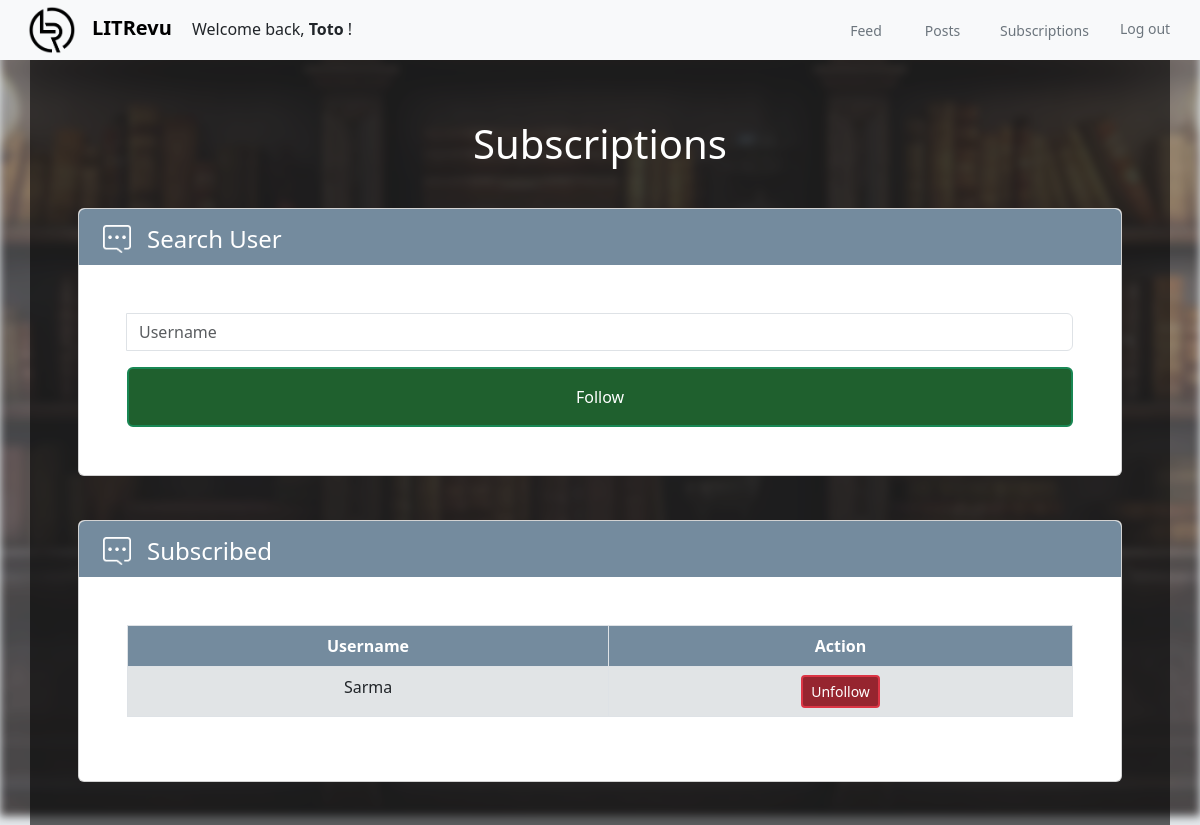
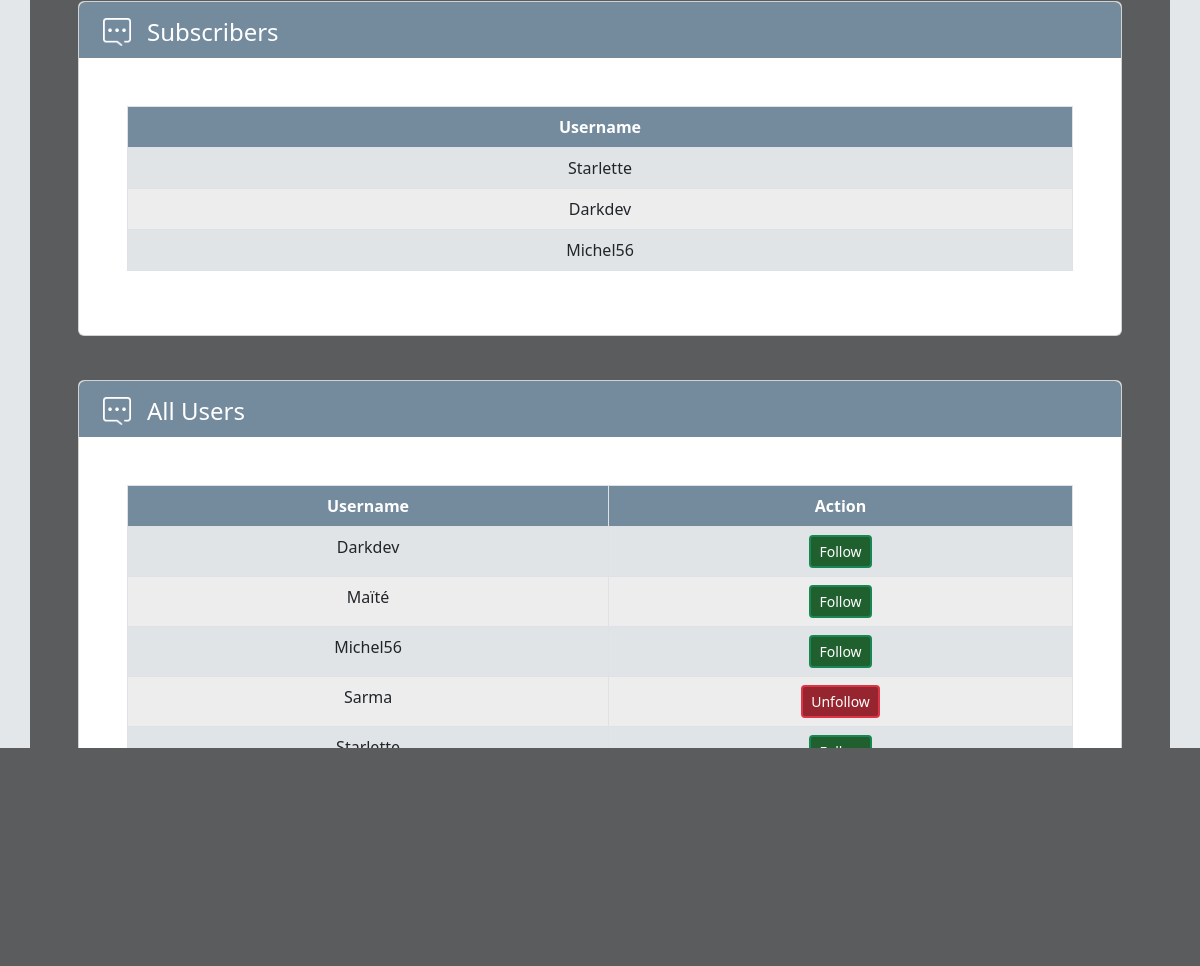
Screenshot of /subscriptions/ (signed in) with the database file from the repository (2 pictures, top to bottom).
### users/models.py (models this page shows, shortened)
class CustomUser(AbstractUser):
    objects = UserManager()

class UserFollows(models.Model):
    user: CustomUser = models.ForeignKey(
            settings.AUTH_USER_MODEL,
            on_delete=models.CASCADE,
            related_name='following'
        )
    followed_user: CustomUser = models.ForeignKey(
            settings.AUTH_USER_MODEL,
            on_delete=models.CASCADE,
            related_name='followed_by'
        )
    class Meta:
        unique_together = ('user', 'followed_user')

### users/views.py (the view)
# urls.py: path('subscriptions/', FollowedUsersView.as_view(), name='subscriptions'),
class FollowedUsersView(LoginRequiredMixin, View):
    def get(self, request, *args, **kwargs):
        user = request.user
        followed_users = UserFollows.objects.filter(user=user)
        followed_user_ids = followed_users.values_list('followed_user_id', flat=True)
        context = {
            'followed_users': followed_users,
            'followed_user_ids': followed_user_ids
        }
        if settings.ALLOW_USER_SEE_ALL_USERS:
            CustomUser = get_user_model()
            all_users = CustomUser.objects.filter(is_superuser=False).exclude(id=user.id).order_by('username')
            context['all_users'] = all_users
        return render(request, 'users/followed_users.html', context)

### users/templates/users/followed_users.html (shortened to what this page needs)
{% extends 'base.html' %}
{% block content %}
<section class="min-vh-100">
	<h1 class="text-white text-center mt-5 pb-3">Subscriptions</h1>
	<div class="container mt-0">
        <section class="py-3">
            <div class="container text-center">
				{% load static %}
				<div class="card mb-4">
					<div class="d-flex px-4 rounded-top bg-card-title">
						<div class="mt-3">
							<img src="{% static 'ticket.png' %}" alt="Ticket icon" class="img-fluid me-3" style="width:28px;height:28px;">
						</div>
						<h2 class="h4 py-2 mt-2" style="height:40px;">Search User</h2>
					</div>
					<div class="p-5">
						<form method="post" action="{% url 'follow-user' %}">
							<div class="input-group mb-3">
								<input id="username_to_follow" class="form-control" type="text" placeholder="Username" name="username_to_follow" required>
							</div>
							{% if not user.is_superuser %}
								<div class="d-grid">
									<button type="submit" class="btn btn-success" style="height: 60px;">Follow</button>
								</div>
							{% endif %}
						</form>
					</div>
				</div>
				<div style="height:20px;"></div>
				<div class="card mb-4">
					<div class="d-flex px-4 rounded-top bg-card-title">
						<div class="mt-3">
							<img src="{% static 'ticket.png' %}" alt="Ticket icon" class="img-fluid me-3" style="width:28px;height:28px;">
						</div>
						<h2 class="h4 py-2 mt-2" style="height:40px;">Subscribed</h2>
					</div>
					<div class="p-5">
						<table class="table table-bordered table-striped">
							<thead>
								<tr>
									<th>Username</th>
									<th>Action</th>
								</tr>
							</thead>
							<tbody>
								{% for follow in followed_users %}
								<tr>
									<td>{{ follow.followed_user.username }}</td>
									<td>
										<form method="post" action="{% url 'unfollow-user' follow.followed_user.id %}">
											<button type="submit" class="btn btn-danger btn-sm">
												Unfollow
											</button>
										</form>
									</td>
								</tr>
								{% endfor %}
							</tbody>
						</table>
					</div>
				</div>
				<div style="height:20px;"></div>
				<div class="card mb-4">
					<div class="d-flex px-4 rounded-top bg-card-title">
						<div class="mt-3">
							<img src="{% static 'ticket.png' %}" alt="Ticket icon" class="img-fluid me-3" style="width:28px;height:28px;">
						</div>
						<h2 class="h4 py-2 mt-2" style="height:40px;">Subscribers</h2>
					</div>
					<div class="p-5">
						<table class="table table-bordered table-striped">
							<thead>
								<tr>
									<th>Username</th>
								</tr>
							</thead>
							<tbody>
								{% for follow in request.user.followed_by.all %}
								<tr>
									<td>{{ follow.user.username }}</td>
								</tr>
								{% endfor %}
							</tbody>
						</table>
					</div>
				</div>
				<div style="height:20px;"></div>
				<div class="card mb-4">
					<div class="d-flex px-4 rounded-top bg-card-title">
						<div class="mt-3">
							<img src="{% static 'ticket.png' %}" alt="Ticket icon" class="img-fluid me-3" style="width:28px;height:28px;">
						</div>
						<h2 class="h4 py-2 mt-2" style="height:40px;">All Users</h2>
					</div>
					<div class="p-5">
						<table class="table table-bordered table-striped">
							<thead>
								<tr>
									<th>Username</th>
									<th>Action</th>
								</tr>
							</thead>
							<tbody>
								{% for other_user in all_users %}
								<tr>
									<td>{{ other_user.username }}</td>
									<td>
										{% if not user.is_superuser %}
											{% if other_user.id in followed_user_ids %}
												<form method="post" action="{% url 'unfollow-user' other_user.id %}">
													<button type="submit" class="btn btn-danger btn-sm">
														Unfollow
													</button>
												</form>
											{% else %}
												<form method="post" action="{% url 'follow-user' %}">
													<button type="submit" class="btn btn-success btn-sm">
														Follow
													</button>
												</form>
											{% endif %}
										{% endif %}
									</td>
								</tr>
								{% endfor %}
							</tbody>
						</table>
					</div>
				</div>
            </div>
        </div>
    </div>
{% endblock %}

### templates/base.html (shortened to what this page needs)
{% load static %}
<!DOCTYPE html>
<html lang="fr">
<head>
    <link href="https://cdn.jsdelivr.net/npm/bootstrap@5.3.0-alpha1/dist/css/bootstrap.min.css" rel="stylesheet">
	<link rel="stylesheet" href="{% static 'style.css' %}">
</head>
<body>
	{% if not hide_navbar %}
    <nav class="navbar navbar-expand-lg navbar-light bg-light fixed-top">
        <div class="container-fluid">
			<div class="">
				<a class="navbar-brand" href="#" title="LITRevu Logo"><img src="{% static 'logo1_b.png' %}" alt="LITRevu Logo" class="navbar-logo px-3" style="max-width: 80px"></img><strong>LITRevu</strong></a>
				Welcome back,&nbsp;<strong>{{ request.user.username }}</strong>&nbsp;!
			</div>
            <div class="collapse navbar-collapse" id="navbarNav">
                <ul class="navbar-nav ms-auto">
                    <li class="nav-item">
                        <a class="nav-link" href="{% url 'feed' %}">
							<button class="navbar_btn" type="button" style="width: 50px;" title="{{ request.user.username }}'s feed">Feed</button>
						</a>
                    </li>
                    <li class="nav-item">
                        <a class="nav-link" href="{% url 'posts' %}">
							<button class="navbar_btn" type="button" style="width: 55px;" title="{{ request.user.username }}'s posts">Posts</button>
						</a>
                    </li>
                    <li class="nav-item">
                        <a class="nav-link" href="{% url 'subscriptions' %}">
							<button class="navbar_btn" type="button" style="width: 100px;" title="{{ request.user.username }}'s subscriptions">Subscriptions</button>
						</a>
                    </li>
                    <li class="nav-item">
						<form method="POST" action="{% url 'logout' %}">
							<button type="submit" class="navbar_btn" style="width: 70px; margin-top: 7px;" title="disconnect {{ request.user.username }}">Log out</button>
						</form>
                    </li>
                </ul>
            </div>
        </div>
    </nav>
	<div class="container mt-5 p-4 main-container">
	{% else %}
	<div class="background1"></div>
	<div class="block m-5 p-5 empty_margin"></div>
	<div class="container mt-5 mb-5 pt-5">
	{% endif %}
        <main>
            {% block content %}{% endblock %}
	{% if hide_navbar %}
    <footer class="footer text-center pt-3 pb-1 bg-light fixed-bottom">
	{% else %}
	<footer class="footer text-center pt-3 pb-1 mt-auto bg-light">
	{% endif %}
        <div class="container">
            <p>
                <strong>LITRevu</strong> 2024 Work In Progress.
            </p>
        </div>
    </footer>
</body>
</html>

### static/style.css (style rules this page uses)
body { background-color: #e3e7ea; }
.main-container { background-color: rgba(255, 255, 255, 0.6); background-color: rgba(0, 0, 0, 0.6); }
.bg-card-title { background-color: #748b9e; color: #ffffff; }
.btn-danger { background-color: #96252f; }
.btn-success { background-color: #1f602e; }
.btn-primary, .btn-danger, .btn-success { color: #ffffff; border-style: solid; border-width: 2px; }
nav, footer { box-shadow: 0px 0px 0px 0px #D8D8D8; }
nav, footer { max-height: 60px; }
.navbar_btn { background: none; border: none; margin-right: 8px; color: rgba(108,117,125,1); font-size: 14px; text-align: center; }
.table-striped>thead>tr>th { background-color: #748b9e; color: #ffffff; }
.table-striped>tbody>tr:nth-child(odd)>td, .table-striped>tbody>tr:nth-child(odd)>th { background-color: #edf0f2; }
.table-striped>tbody>tr:nth-child(even)>td, .table-striped>tbody>tr:nth-child(even)>th { background-color: #ededed; }

### rows the page displays
CustomUser: user.username "Toto"
UserFollows: followed_user.username "Sarma"
UserFollows: user.username "Starlette"
UserFollows: user.username "Darkdev"
UserFollows: user.username "Michel56"
CustomUser: username "Darkdev"
CustomUser: username "Maïté"
CustomUser: username "Michel56"
CustomUser: username "Sarma", shows "Unfollow"
CustomUser: username "Starlette"
